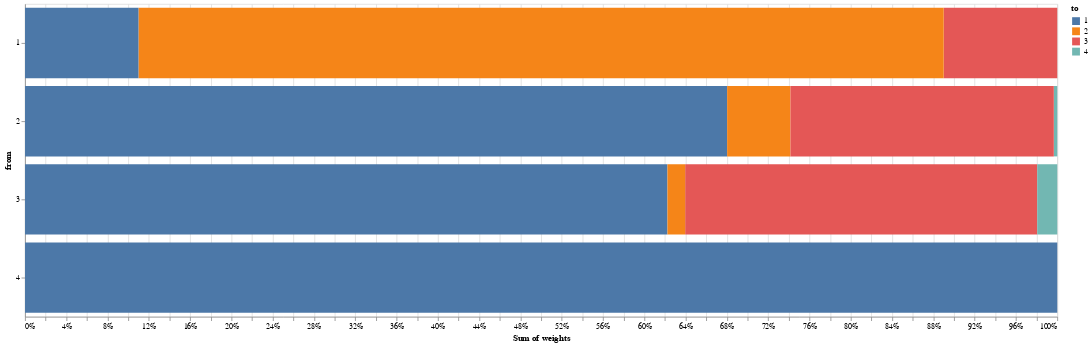

Write notebook code for a chart like this one.
### Code cell
show_trophic_flows_distribution(food_webs[0], normalize=True)

### Figure 1 — Vega-Lite specification as saved in the notebook (floating-point values rounded to 4 significant figures)
{"config": {"view": {"continuousWidth": 400, "continuousHeight": 300}}, "data": {"name": "data-0fcd7161cc0c057d01462784f2e620b1"}, "mark": "bar", "encoding": {"color": {"type": "nominal", "field": "to"}, "order": {"type": "nominal", "field": "to", "sort": "ascending"}, "x": {"type": "quantitative", "aggregate": "sum", "field": "weights", "stack": "normalize"}, "y": {"type": "nominal", "field": "from"}}, "height": 400, "width": 1320, "$schema": "https://vega.github.io/schema/vega-lite/v4.8.1.json", "datasets": {"data-0fcd7161cc0c057d01462784f2e620b1": [{"from": 4, "to": "1", "weights": 680.5}, {"from": 2, "to": "1", "weights": 93530.0}, {"from": 2, "to": "2", "weights": 8433.0}, {"from": 1, "to": "3", "weights": 33620.0}, {"from": 1, "to": "2", "weights": 238400.0}, {"from": 1, "to": "1", "weights": 33590.0}, {"from": 3, "to": "1", "weights": 42730.0}, {"from": 3, "to": "3", "weights": 23420.0}, {"from": 3, "to": "4", "weights": 1330.0}, {"from": 3, "to": "2", "weights": 1176.0}, {"from": 2, "to": "4", "weights": 460.3}, {"from": 2, "to": "3", "weights": 35080.0}]}}
